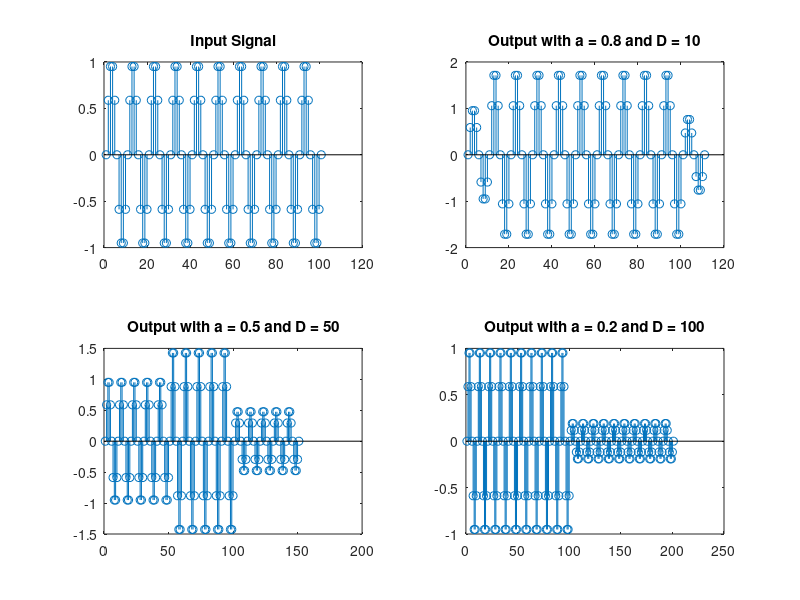

This figure's MATLAB source:
clear;
close all;

%% Exercise 5.2.1 : single echo



% A: the single echo filter is a FIR filter since the output is a function
% of the input samples only.

% impulse response of the filter is in the form:
% imp = [1, zeros(1,D-1), a]; 
% with a=attenuation and D=delay

fs = 100;
j = 1;
for t = 1:1/fs:2
	sin1(j) = sin(2*pi*10*t);
	j = j+1;
end

a = [0.8 0.5 0.2];    % attenuation
D = [10  50  100];	  % delay, in number of samples

% Plot output for different values of delay and attenuation
figure;
subplot(2,2,1);
stem(sin1)
title('Input Signal')
for i=1:3
    imp = [1, zeros(1,D(i)-1), a(i)];
    filter_output = conv(sin1,imp);
    subplot(2,2,i+1);
    stem(filter_output);
    title(['Output with a = ', num2str(a(i)), ' and D = ', num2str(D(i))]);
end
    
%% Exercise 5.2.2 : higher-order echos


    
    
    
    
    
    
    
    
    
    
    
    
    
    
    
    
    
    